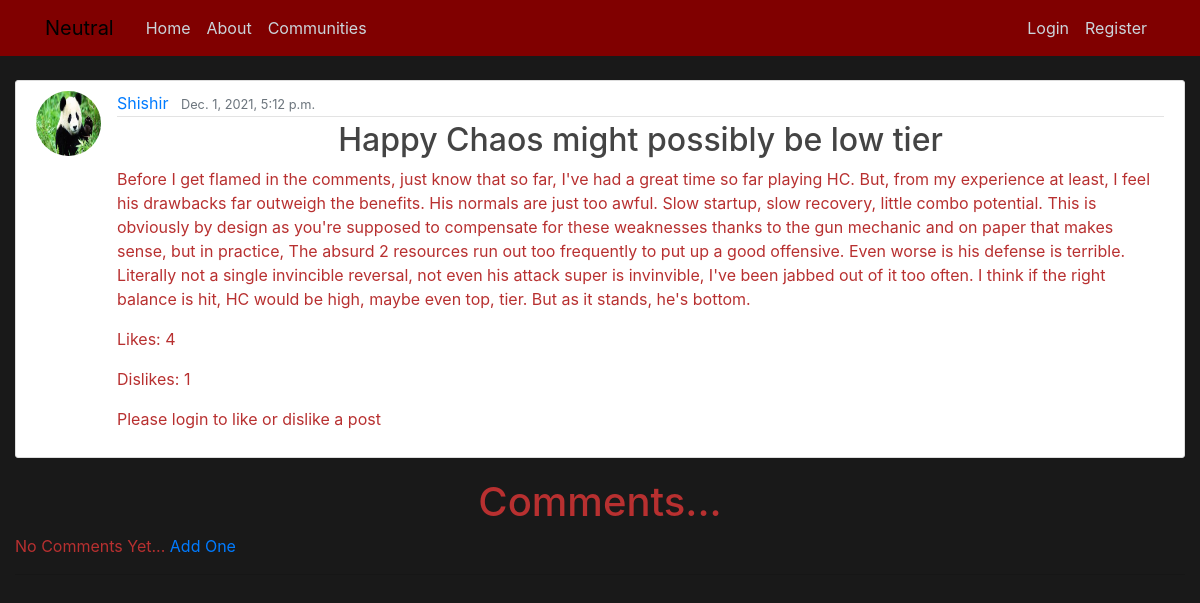
/post/43/, run on an earlier commit of the app's database.
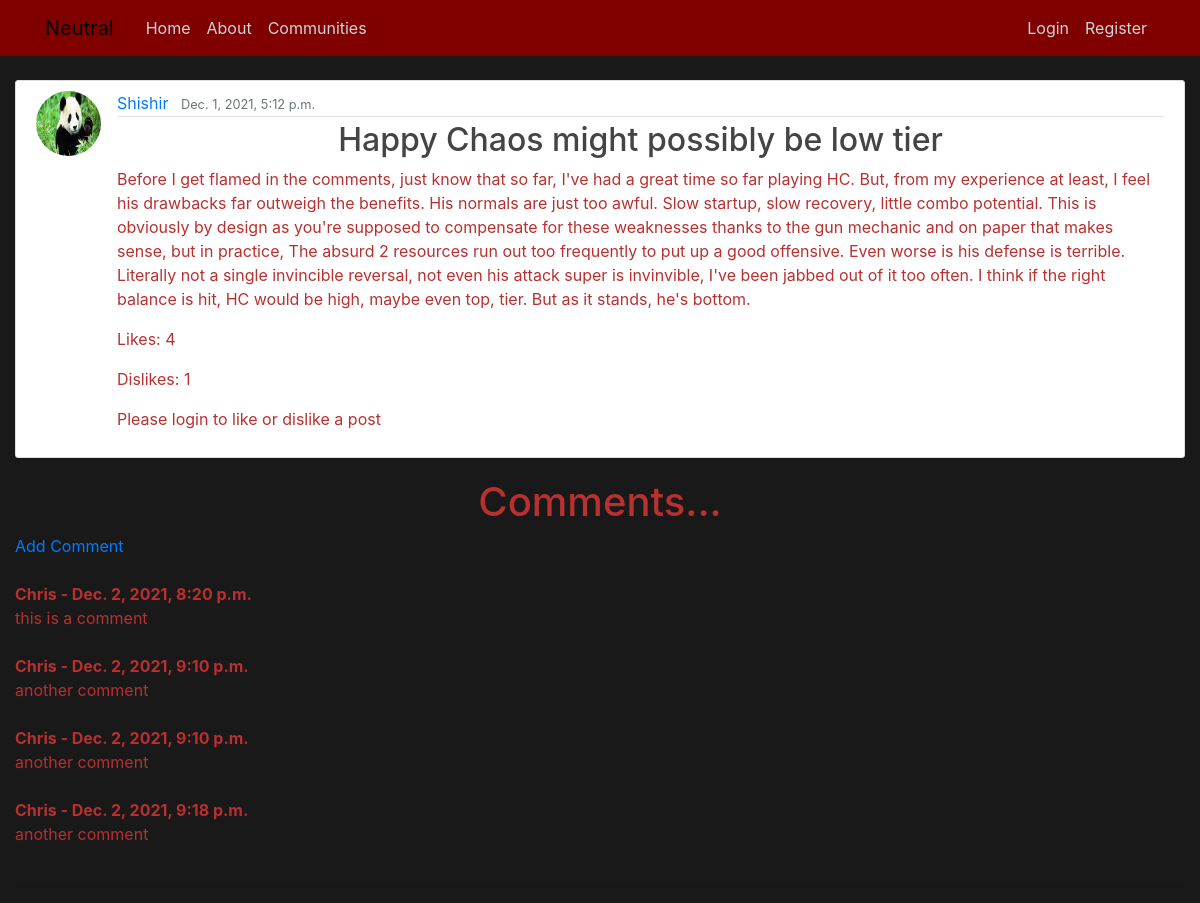
And on a later commit of the database.
### blog/models.py (models this page shows, shortened)
class Comment(models.Model):
	post = models.ForeignKey(Post, related_name = "comments", on_delete=models.CASCADE)
	name = models.CharField(max_length=255)
	body = models.TextField()
	date_added = models.DateTimeField(auto_now_add=True)

### blog/views.py (the view)
# urls.py: path('post/<int:pk>/', PostDetailView.as_view() , name='post-detail'), #pk is the primary key of the post
class PostDetailView(DetailView):
	model = Post

### blog/templates/blog/post_detail.html (shortened to what this page needs)
{% extends "blog/base.html" %}
{% block content %}
		<article class="media content-section">
		  <img class = "rounded-circle article-img" src = "{{object.author.profile.image.url}}">
		  <div class="media-body">
		    <div class="article-metadata">
		      <a class="mr-2" href="{% url 'user-posts' object.author.username %}">{{ object.author }}</a>
		      <small class="text-muted">{{ object.date_posted }}</small>
		    </div>
		    <h2 class="article-title"> {{ object.title }}</h2>
		    <p class="article-content">{{ object.content }}</p>
			<p class="article-content">Likes: {{ object.likes.count }}</p>
			<p class="article-content">Dislikes: {{ object.dislikes.count }}</p>
			<div>
			{%if user.is_authenticated%}
                {% if user in object.likes.all %}
                <a class = "btn btn-secondary btn-sm mt-1 mb-1"href="{% url 'post-unlike' object.id%}" name="post_id_unlike">Unlike</a>
                {% elif user in object.dislikes.all%}
                <a class = "btn btn-secondary btn-sm mt-1 mb-1"href="{% url 'post-undislike' object.id%}" name="post_id_undislike">Remove Dislike</a>
                {% else %}
                <a class = "btn btn-secondary btn-sm mt-1 mb-1"href="{% url 'post-like' object.id%}" name="post_id_like">Like</a>
                <a class = "btn btn-secondary btn-sm mt-1 mb-1"href="{% url 'post-dislike' object.id%}" name="post_id_dislike">Dislike</a>
                {% endif %}
			{% else %}
			<p>Please login to like or dislike a post</p>
			{%endif%}
              </div>
		  </div>
		</article>
		<h1>Comments...</h1>
		{% if not post.comments.all %}
		  	No Comments Yet... <a href="{% url 'add-comment' post.pk%}"> Add One</a>
		{% else %}
		<a href="{% url 'add-comment' post.pk%}">Add Comment</a>
		<br>
		<br>
		  {%for comment in post.comments.all%}
		  	<strong>
		  		{{comment.name}} -
				{{comment.date_added}}
			</strong>
			<br>
			{{ comment.body }}
			<br>
			<br>
		  {% endfor %}
		{%endif%}
		<hr>
{% endblock content %}

What changed in the data, as far as the page shows it:
added Comment: name "Chris", date_added "Dec. 2, 2021, 8:20 p.m.", body "this is a comment"
added Comment: name "Chris", date_added "Dec. 2, 2021, 9:10 p.m.", body "another comment"
added Comment: name "Chris", date_added "Dec. 2, 2021, 9:10 p.m.", body "another comment"
added Comment: name "Chris", date_added "Dec. 2, 2021, 9:18 p.m.", body "another comment"
Also different on the page:
text no longer shown: "No Comments Yet... Add One"
text now shown: "Add Comment"
